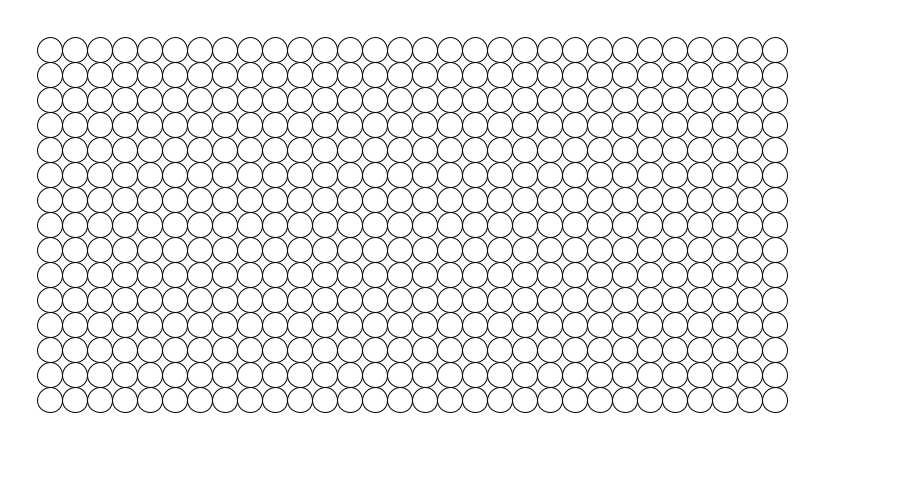
Frame 1 (no input)
Frame 60 (the mouse pressed at the canvas centre just before this capture): identical to frame 1, image omitted
Frame 120 (the mouse held since frame 60 and released just before this capture): identical to frame 1, image omitted

The Processing sketch that drew this single still picture (run headless with seeded random() and noise(); from frame 60 on, the mouse is pressed at the canvas centre):

// Processing sketch: iteration
// ── iteration.pde
void setup() {
size(900,500);
}

void draw(){
  background(255);
  int currentcircle = 0;
  int desiredcircle = 30;

  
   while (currentcircle < desiredcircle) {
 int desiredrow = 15;
 int currentrow = 0;
 while(currentrow < desiredrow) {
  ellipse(50 + currentcircle*25, 50 + currentrow * 25, 25, 25);
  currentrow = currentrow + 1;
 }
  currentcircle = currentcircle + 1;


}
}
